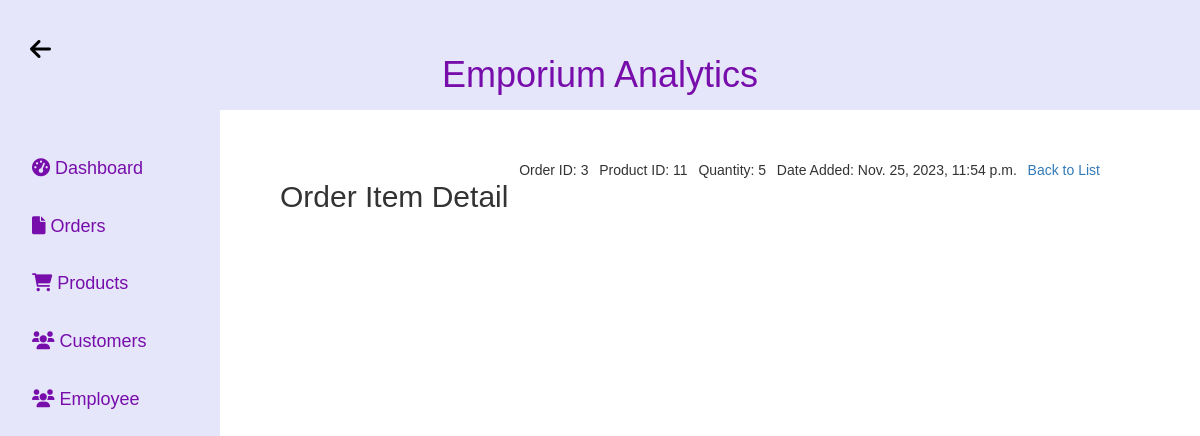
Screenshot of /order_items/3/ with the database file from the repository.
### store/models.py (models this page shows, shortened)
class OrderItem(models.Model):
    product = models.ForeignKey(Product, on_delete=models.SET_NULL, blank=True, null=True)
    order = models.ForeignKey(Order, on_delete=models.SET_NULL, blank=True, null=True)
    quantity = models.IntegerField(default=0, null=True, blank=True)
    date_added = models.DateTimeField(auto_now_add=True)

class Order(models.Model):
    customer = models.ForeignKey(Customer, on_delete=models.CASCADE, blank=True, null=True)
    date_ordered = models.DateTimeField(auto_now_add=True)
    complete = models.BooleanField(default=False, null=True, blank=False)
    transaction_id = models.CharField(max_length=200, null=True)
    razor_pay_order_id = models.CharField(max_length=100, null=True, blank=True)
    razor_pay_payment_id = models.CharField(max_length=100, null=True, blank=True)
    razor_pay_payment_signature = models.CharField(max_length=100, null=True, blank=True)

class Product(models.Model):
    name = models.CharField(max_length=200, null=True)
    price = models.FloatField()
    digital = models.BooleanField(default=False, null=True, blank=False)
    image = models.ImageField(null=True, blank=False)
    BrandName = models.CharField(max_length=200, null=True)
    description = models.CharField(max_length=200, null=True)
    BagType = models.CharField(max_length=200, null=True)
    AverageRating = models.DecimalField(max_digits=5, decimal_places=2, null=True)
    InventoryQuantity = models.DecimalField(max_digits=5, decimal_places=2, null=True)
    store_id = models.IntegerField(default=0, null=True, blank=True)

### store/views.py (the view)
# urls.py: path('order_items/<int:pk>/', views.order_item_detail, name='order_item_detail'),
def order_item_detail(request, pk):
    order_item = get_object_or_404(OrderItem, pk=pk)
    return render(request, 'store/order_item_detail.html', {'order_item': order_item})

### store/Templates/store/order_item_detail.html (shortened to what this page needs)
<!DOCTYPE html>
<html lang="en">
<head>
    <link rel="stylesheet" href="https://cdnjs.cloudflare.com/ajax/libs/font-awesome/6.0.0/css/all.min.css">
    <link rel="stylesheet" href="https://maxcdn.bootstrapcdn.com/font-awesome/4.7.0/css/font-awesome.min.css">
    <link rel="stylesheet" href="https://maxcdn.bootstrapcdn.com/bootstrap/3.3.7/css/bootstrap.min.css">
</head>
<body>
<header>
    <h1><span>Emporium Analytics</h1>
    <a href="/" class="back-btn"><i class="fas fa-arrow-left"></i></a>
</header>
<div class="sidebar">
    <a href="#dashboard">
        <i class="fas fa-tachometer-alt"></i> Dashboard
    </a>
    <a href="/order_items">
        <i class="fas fa-file"></i> Orders
    </a>
    <a href="#products">
        <i class="fas fa-shopping-cart"></i> Products
    </a>
    <a href="#customers">
        <i class="fas fa-users"></i> Customers
    </a>
    <a href="#employee">
        <i class="fas fa-users"></i> Employee
    </a>
</div>
<div class="content"> <h2>Order Item Detail</h2>
    <p>Order ID: {{ order_item.order.id }}</p>
    <p>Product ID: {{ order_item.product.id }}</p>
    <p>Quantity: {{ order_item.quantity }}</p>
    <p>Date Added: {{ order_item.date_added }}</p>
    <a href="{% url 'order_items' %}">Back to List</a>
</div>
</body>
</html>

### store/Templates/store/order_item_detail.html (style rules this page uses)
body { font-family: Arial, sans-serif; margin: 0; padding: 0; display: flex; min-height: 100vh; flex-direction: column; }
h1 { font-family: 'Copperplate Gothic Light', sans-serif; text-align: center; margin-top: 50px; }
h1 span { color: rgba(116, 8, 168, 0.98); transition: color 0.3s ease-in-out; }
header { background-color: lavender; border-color: black; color: white; padding: 5px; text-align: center; position: fixed; width: 100%; z-index: 1000; }
.sidebar { width: 220px; background-color: lavender; padding-top: 80px; height: 100%; position: fixed; left: 0; top: 60px; overflow-x: hidden; }
.sidebar a { padding: 16px 16px 16px 32px; text-decoration: none; font-size: 18px; color: rgba(116, 8, 168, 0.98); display: block; }
.content { padding: 100px; margin-left: 180px; display: flex; justify-content: space-between; flex-wrap: wrap; margin-top: 60px; }
.back-btn { position: absolute; top: 50px; left: 20px; transform: translateY(-50%); padding: 10px; background-color: lavender; color: black; border: none; cursor: pointer; }
.back-btn i { font-size: 24px; margin-right: 10px; }

### rows the page displays
OrderItem: order.id "3", product.id "11", quantity "5", date_added "Nov. 25, 2023, 11:54 p.m."
